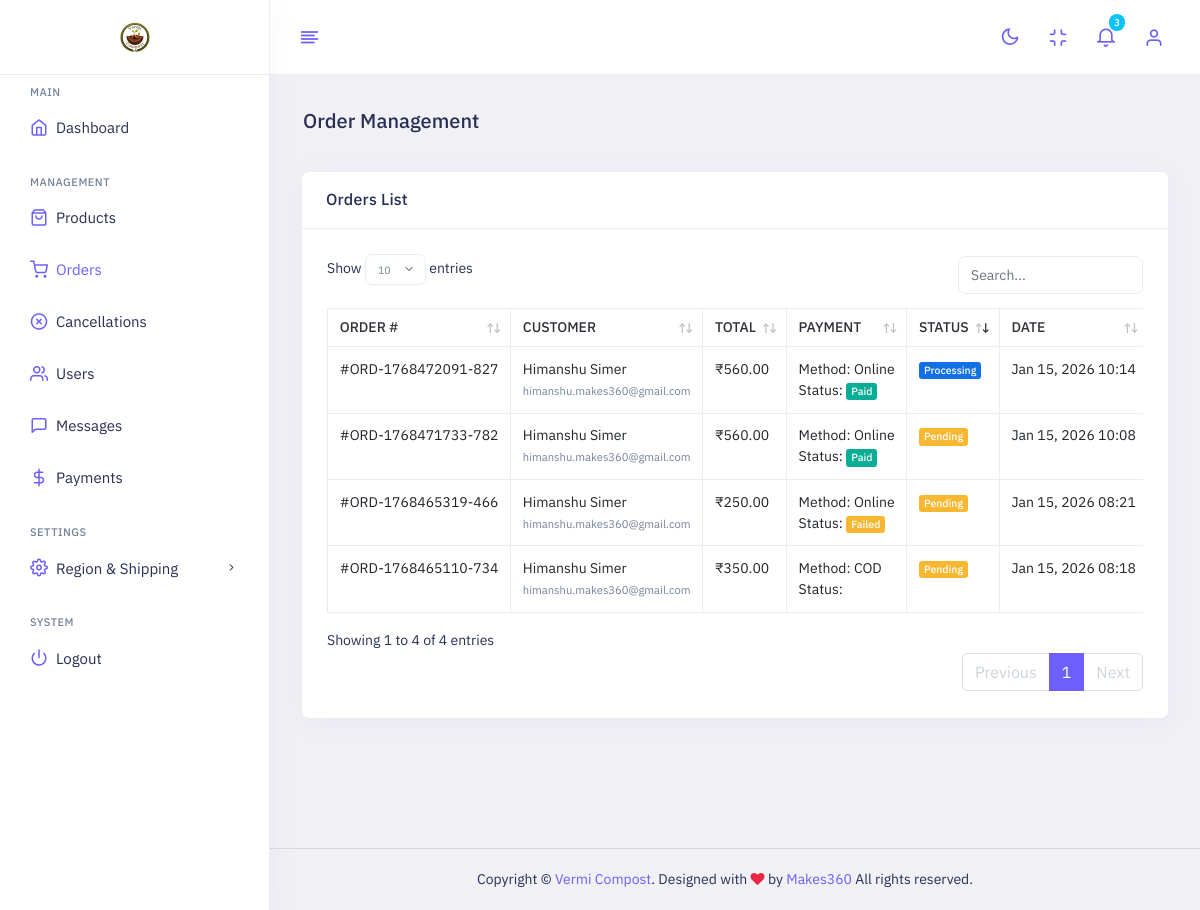
The app's page /admin/orders.php (signed in) with its own data.
### tables this page shows
CREATE TABLE `orders` (
  `id` int(6) UNSIGNED NOT NULL,
  `user_id` int(6) UNSIGNED DEFAULT NULL,
  `order_number` varchar(20) NOT NULL,
  `customer_name` varchar(100) NOT NULL,
  `customer_email` varchar(100) NOT NULL,
  `customer_phone` varchar(20) DEFAULT NULL,
  `shipping_address` text DEFAULT NULL,
  `total_amount` decimal(10,2) NOT NULL,
  `payment_method` varchar(50) DEFAULT 'COD',
  `status` enum('pending','processing','shipped','delivered','cancelled') DEFAULT 'pending',
  `created_at` timestamp NOT NULL DEFAULT current_timestamp(),
  `payment_status` enum('pending','paid','failed') DEFAULT 'pending',
  `razorpay_order_id` varchar(50) DEFAULT NULL,
  `razorpay_payment_id` varchar(50) DEFAULT NULL,
  `order_notes` text DEFAULT NULL
);

### admin/orders.php (the view, shortened to what this page needs)
<!doctype html>
<html lang="en" dir="ltr">
<head>
    <link id="style" href="assets/plugins/bootstrap/css/bootstrap.min.css" rel="stylesheet">
    <link href="assets/css/style.css" rel="stylesheet">
    <link href="assets/css/plugins.css" rel="stylesheet">
    <link href="assets/css/icons.css" rel="stylesheet">
    <link href="assets/switcher/css/switcher.css" rel="stylesheet">
    <link href="assets/switcher/demo.css" rel="stylesheet">
</head>
<body class="app sidebar-mini ltr light-mode">
    <div class="page">
        <div class="page-main">
            <?php include 'includes/header.php'; ?>
            <?php include 'includes/sidebar.php'; ?>
            <div class="main-content app-content mt-0">
                <div class="side-app">
                    <div class="main-container container-fluid">
                        <div class="page-header">
                            <h1 class="page-title">Order Management</h1>
                        </div>
                        <div class="row">
                            <div class="col-lg-12">
                                <div class="card">
                                    <div class="card-header">
                                        <h3 class="card-title">Orders List</h3>
                                    </div>
                                    <div class="card-body">
                                        <div class="table-responsive">
                                            <table class="table table-bordered text-nowrap border-bottom"
                                                id="basic-datatable">
                                                <thead>
                                                    <tr>
                                                        <th class="wd-10p border-bottom-0">Order #</th>
                                                        <th class="wd-20p border-bottom-0">Customer</th>
                                                        <th class="wd-15p border-bottom-0">Total</th>
                                                        <th class="wd-15p border-bottom-0">Payment</th>
                                                        <th class="wd-15p border-bottom-0">Status</th>
                                                        <th class="wd-20p border-bottom-0">Date</th>
                                                    </tr>
                                                </thead>
                                                <tbody>
                                                    <?php
                                                    $sql = "SELECT * FROM orders ORDER BY created_at DESC";
                                                    $result = $conn->query($sql);
                                                    if ($result->num_rows > 0) {
                                                        while ($row = $result->fetch_assoc()) {
                                                            echo "<tr>";
                                                            echo "<td>#" . htmlspecialchars($row['order_number']) . "</td>";
                                                            echo "<td>" . htmlspecialchars($row['customer_name']) . "<br><small class='text-muted'>" . htmlspecialchars($row['customer_email']) . "</small></td>";
                                                            echo "<td>₹" . number_format($row['total_amount'], 2) . "</td>";
                                                            echo "<td>";
                                                            echo "<div>Method: " . htmlspecialchars($row['payment_method']) . "</div>";
                                                            $p_badge = ($row['payment_status'] == 'paid') ? 'bg-success' : 'bg-warning';
                                                            echo "<div>Status: <span class='badge " . $p_badge . "'>" . ucfirst($row['payment_status']) . "</span></div>";
                                                            echo "</td>";
                                                            echo "<td>";
                                                            $badge_class = 'bg-primary';
                                                            if ($row['status'] == 'pending')
                                                                $badge_class = 'bg-warning';
                                                            elseif ($row['status'] == 'processing')
                                                                $badge_class = 'bg-info';
                                                            elseif ($row['status'] == 'shipped')
                                                                $badge_class = 'bg-purple';
                                                            elseif ($row['status'] == 'delivered')
                                                                $badge_class = 'bg-success';
                                                            elseif ($row['status'] == 'cancelled')
                                                                $badge_class = 'bg-danger';
                                                            echo '<span class="badge ' . $badge_class . '">' . ucfirst($row['status']) . '</span>';
                                                            echo "</td>";
                                                            echo "<td>" . date('M d, Y H:i', strtotime($row['created_at'])) . "</td>";
                                                            echo "</tr>";
                                                        }
                                                    }
                                                    ?>
                                                </tbody>
                                            </table>
                                        </div>
                                    </div>
                                </div>
                            </div>
                        </div>
                    </div>
                </div>
            </div>
        </div>
        <?php include 'includes/footer.php'; ?>
    </div>
</body>
</html>

### records on screen
orders: order_number "ORD-1768472091-827", customer_name "Himanshu Simer", customer_email "himanshu.makes360@gmail.com", total_amount "560.00", payment_method "Online", payment_status "Paid", status "Processing", created_at "Jan 15, 2026 10:14"
orders: order_number "ORD-1768471733-782", customer_name "Himanshu Simer", customer_email "himanshu.makes360@gmail.com", total_amount "560.00", payment_method "Online", payment_status "Paid", status "Pending", created_at "Jan 15, 2026 10:08"
orders: order_number "ORD-1768465319-466", customer_name "Himanshu Simer", customer_email "himanshu.makes360@gmail.com", total_amount "250.00", payment_method "Online", payment_status "Failed", status "Pending", created_at "Jan 15, 2026 08:21"
orders: order_number "ORD-1768465110-734", customer_name "Himanshu Simer", customer_email "himanshu.makes360@gmail.com", total_amount "350.00", payment_method "COD", status "Pending", created_at "Jan 15, 2026 08:18"

### other values on screen
$unread_count "3"
